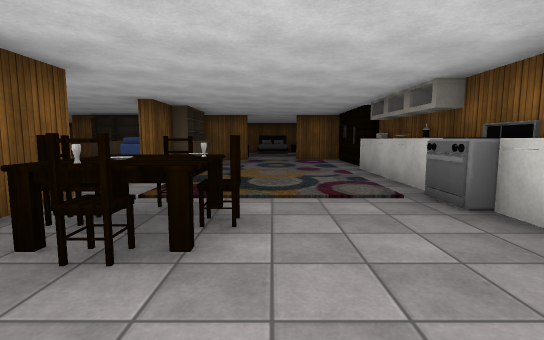
[1] (above)

24 first-person views from a walk through a 3-D level made in the Unity game engine. The camera is 1.3 m above the floor, tilts 6° down and sees 85° across. The floor is counted in squares, 2 m on a side. Each view is taken from the middle of a square. On the plan, view 1 faces up. The plan holds only what a view shows up to about 9 squares ahead; the rest is blank. The player is left out. Some surface patterns are stand-ins.

[2]
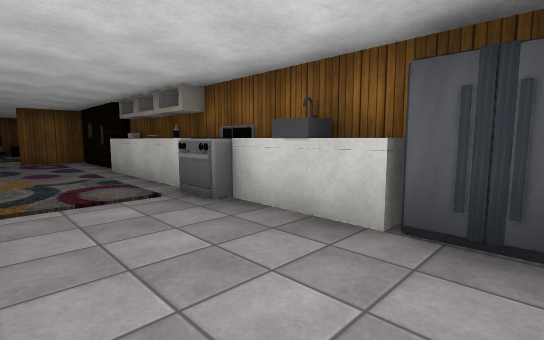

[3]
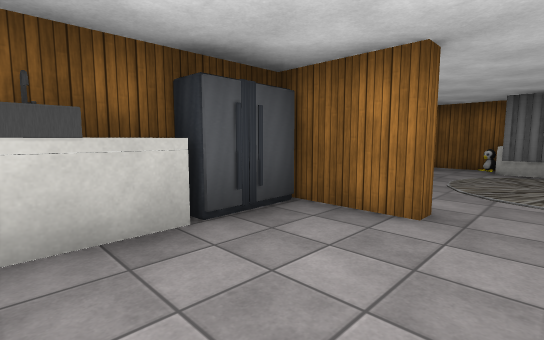

[4]
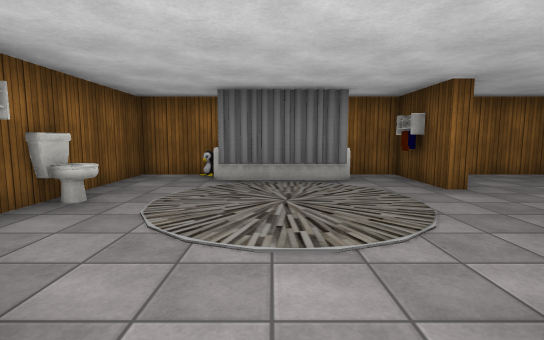

[5]
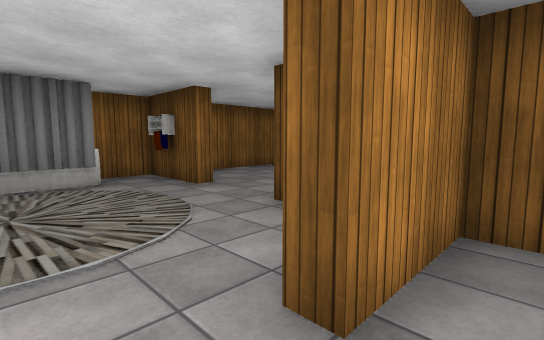

[6]
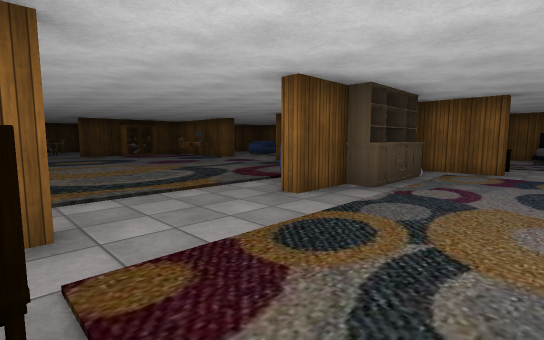

[7]
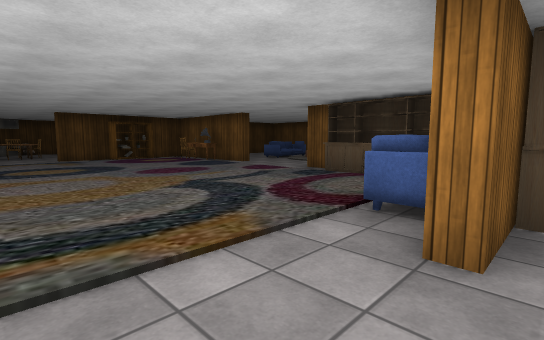

[8]
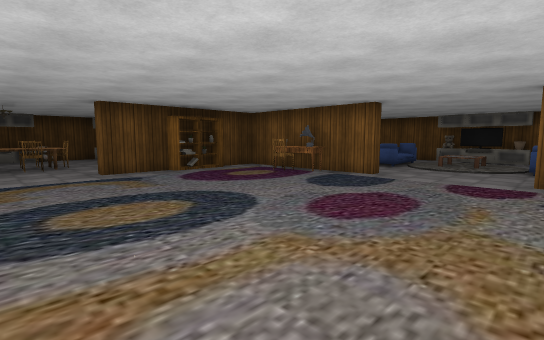

[9]
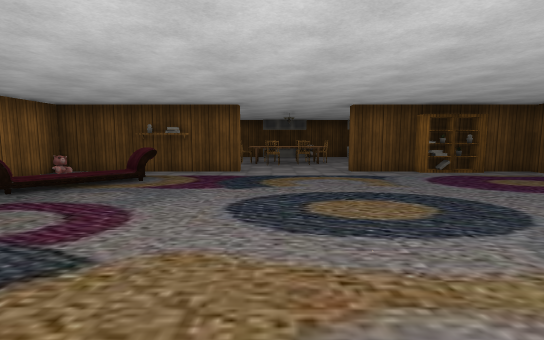

[10]
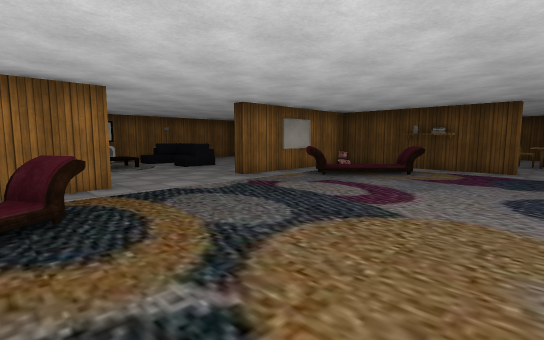

[11]
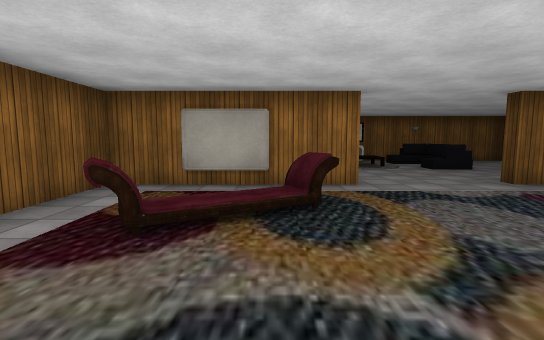

[12]
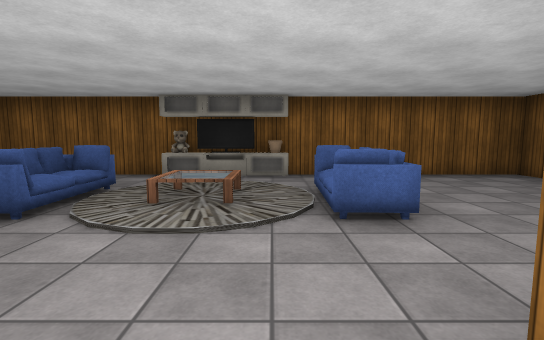

[13]
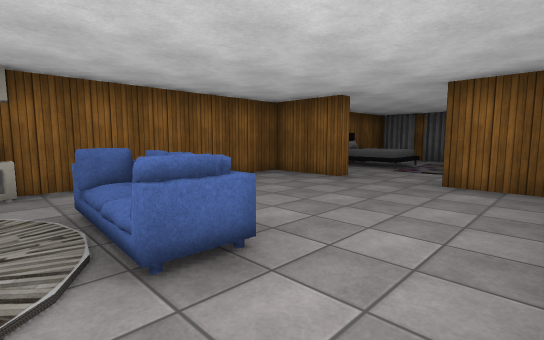

[14]
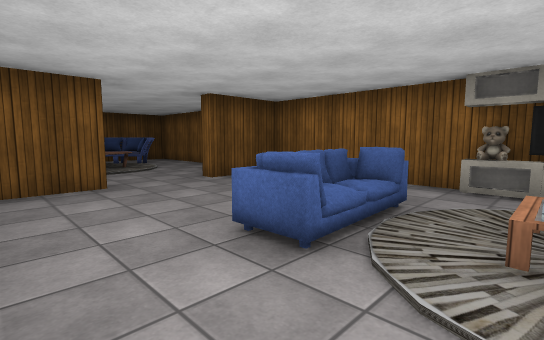

[15]
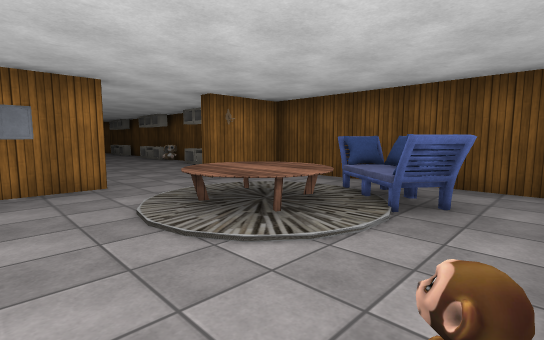

[16]
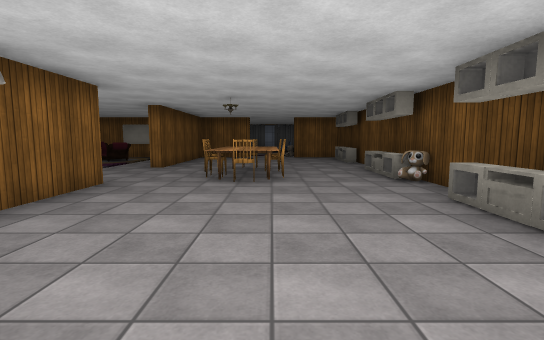

[17]
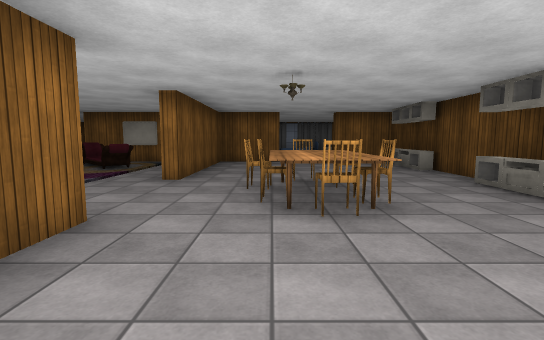

[18]
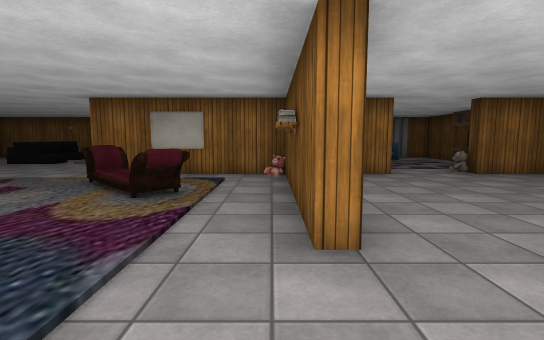

[19]
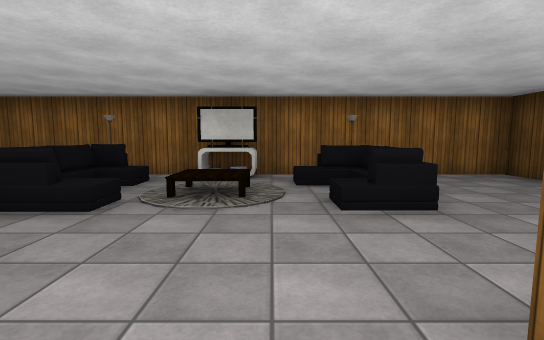

[20]
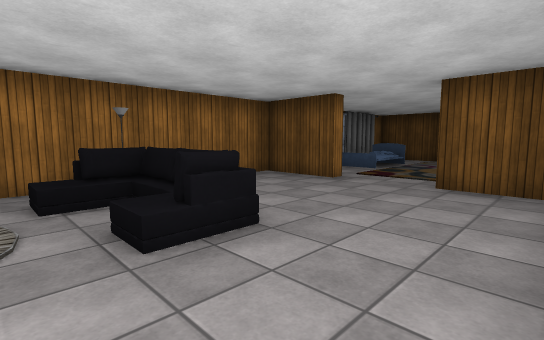

[21]
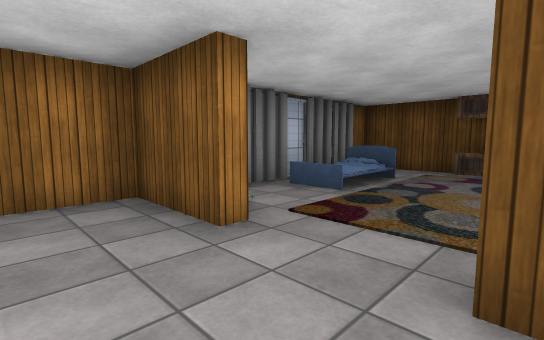

[22]
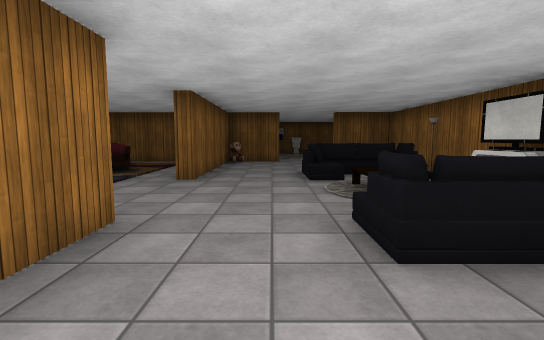

[23]
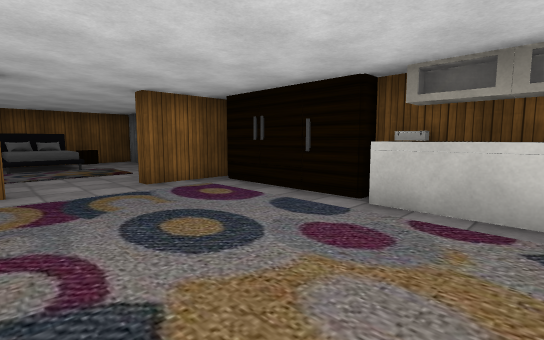

[24]
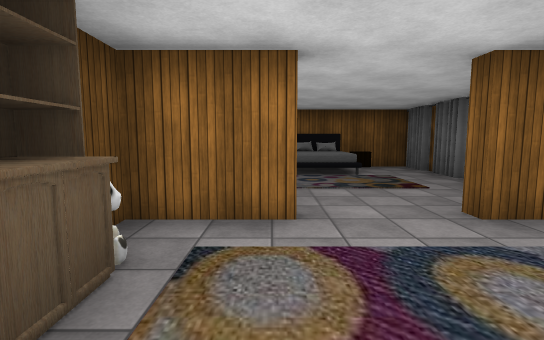

### Floor plan
Key: @ floor where view 1 was taken; # wall or solid block; x gap in a wall; . main floor; : floor 0.75 m higher than the main floor; / step, stairs or slope; = window, fence, low wall or low ledge; ^ raised ledge; S sofa; T table; E stove; C carpet; F fridge; B bathtub; A bed; H shelf; R armchair; I cabinet; O other object.
Columns run from 18 left of view 1 to 3 right of it. Each row starts with its distance up from view 1.
 15   ##   ###############
 14 #...O.# .OOO.... A/O.#
 13 #.R...# SS..S...#.:..#
 12 #RRT....S/ .S........#
 11 #..T..#.SS......#CO. #
 10 #.....#......... #.. #
  9  ##.###TO#..#OOOO .##
  8  ^...OH.O......SO...O
  7  ^....O........S#...#
  6 #.....#.........#...O
  5  O.TT...............O
  4  ^.TT...............O
  3 #...T.#.........#T..E
  2 ##....#O......O.#T..OO
  1  ^....#./..../..#...F
  0 #.....O.O.......#.@.F
 -1 ##O.######..###O  .#
 -2      .#.........#CC..
 -3  I   ...././//...CCCO
 -4  #A.A.#..=.//=..#CCC.#
 -5  ###.O#..#.O.x..#BBB.#
 -6    ## ###########   ##

Where each view was taken, in squares from view 1:
view 1: 0 up, 0 right, facing up
view 2: 0 up, 0 right, facing up-right
view 3: 2 up, 0 right, facing down-right
view 4: 0 up, 0 right, facing down
view 5: 0 up, 0 right, facing down-left
view 6: 3 up, 0 right, facing up-left
view 7: 4 up, 2 left, facing up-left
view 8: 4 up, 6 left, facing up-left
view 9: 4 up, 6 left, facing left
view 10: 4 up, 5 left, facing down-left
view 11: 4 up, 5 left, facing down
view 12: 9 up, 7 left, facing up
view 13: 10 up, 7 left, facing up-right
view 14: 10 up, 8 left, facing up-left
view 15: 14 up, 13 left, facing down-left
view 16: 10 up, 15 left, facing down
view 17: 8 up, 14 left, facing down
view 18: 5 up, 12 left, facing down
view 19: 0 up, 8 left, facing down
view 20: 1 down, 8 left, facing down-left
view 21: 2 down, 11 left, facing down-left
view 22: 2 down, 11 left, facing right
view 23: 5 up, 1 left, facing up-right
view 24: 7 up, 1 left, facing up
